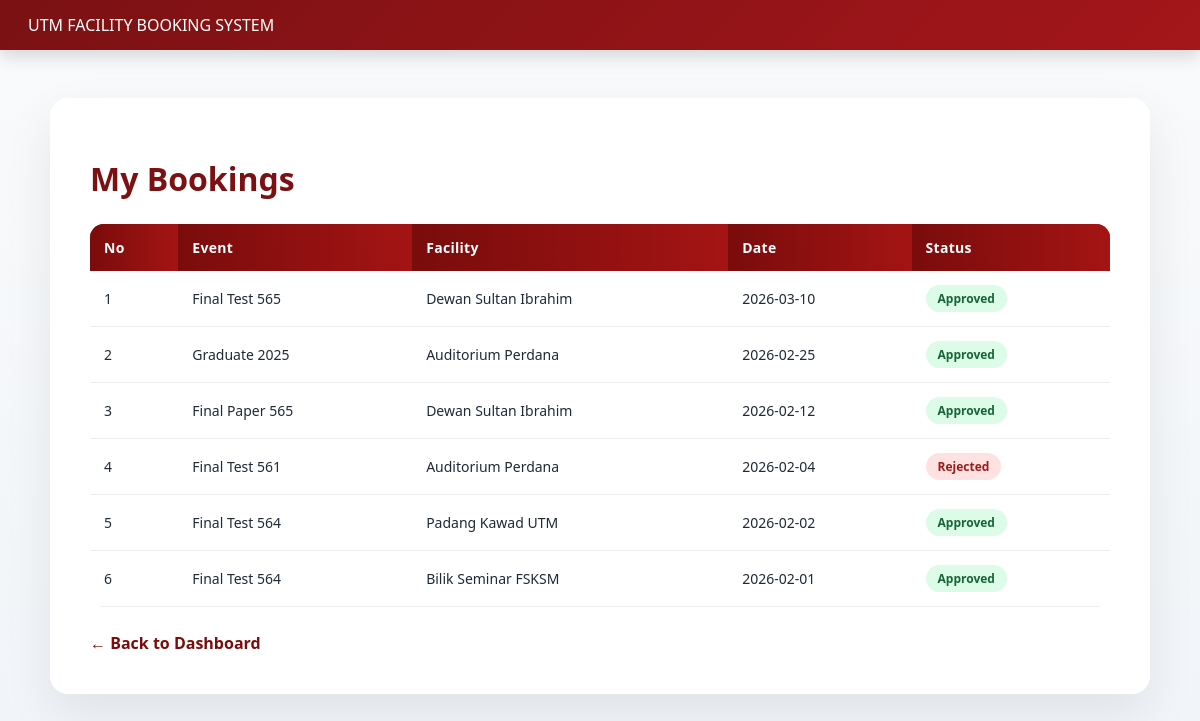
The app's page /my_bookings.php (signed in) with its own data.
### tables this page shows
CREATE TABLE `bookings` (
  `booking_id` int NOT NULL,
  `user_id` int DEFAULT NULL,
  `event_id` int DEFAULT NULL,
  `facility_id` int DEFAULT NULL,
  `booking_date` date DEFAULT NULL,
  `status` enum('Pending','Forwarded','Approved','Rejected') DEFAULT 'Pending',
  `department_id` int DEFAULT NULL
);

CREATE TABLE `events` (
  `event_id` int NOT NULL,
  `applicant_id` int DEFAULT NULL,
  `event_name` varchar(150) DEFAULT NULL,
  `event_type` varchar(100) DEFAULT NULL,
  `event_date` date DEFAULT NULL,
  `event_time` varchar(50) DEFAULT NULL,
  `target_audience` varchar(100) DEFAULT NULL,
  `expected_attendance` int DEFAULT NULL,
  `description` text,
  `status` enum('Pending','Forwarded','Approved','Rejected') NOT NULL DEFAULT 'Pending'
);

CREATE TABLE `facilities` (
  `facility_id` int NOT NULL,
  `facility_name` varchar(150) DEFAULT NULL,
  `location` varchar(100) DEFAULT NULL,
  `capacity` int DEFAULT NULL,
  `type` varchar(100) DEFAULT NULL,
  `department_id` int DEFAULT NULL
);

### my_bookings.php (the view, shortened to what this page needs)
<?php
include_once '../db.php';
$user_id = $_SESSION['user_id'];
$stmt = $conn->prepare("
  SELECT
    b.booking_date,
    b.status,
    e.event_name,
    f.facility_name
  FROM bookings b
  JOIN events e ON b.event_id = e.event_id
  JOIN facilities f ON b.facility_id = f.facility_id
  WHERE b.user_id = ?
  ORDER BY b.booking_date DESC
");
$stmt->bind_param("i", $user_id);
$stmt->execute();
$result = $stmt->get_result();
?>
<!DOCTYPE html>
<html lang="en">
<head>
<link rel="stylesheet" href="../css/style.css">
</head>
<body>
<header class="utm-header">
  UTM FACILITY BOOKING SYSTEM
</header>
<section class="table-container">
  <h2>My Bookings</h2>
  <table class="custom-table">
    <thead>
      <tr>
        <th>No</th>
        <th>Event</th>
        <th>Facility</th>
        <th>Date</th>
        <th>Status</th>
      </tr>
    </thead>
    <tbody>
    <?php
    $no = 1;
    if ($result->num_rows > 0) {
      while ($row = $result->fetch_assoc()) {
        $statusClass = strtolower($row['status']);
    ?>
      <tr>
        <td><?= $no++ ?></td>
        <td><?= htmlspecialchars($row['event_name']) ?></td>
        <td><?= htmlspecialchars($row['facility_name']) ?></td>
        <td><?= htmlspecialchars($row['booking_date']) ?></td>
        <td>
          <span class="status <?= $statusClass ?>">
            <?= htmlspecialchars($row['status']) ?>
          </span>
        </td>
      </tr>
    <?php
      }
    } else {
      echo "<tr><td colspan='5' style='text-align:center;color:#6b7280;'>No bookings found</td></tr>";
    }
    ?>
    </tbody>
  </table>
  <a href="dashboard.php" class="back-link">← Back to Dashboard</a>
</section>
</body>
</html>

### style.css (style rules this page uses)
:root { --primary-color: #7b1113; --primary-dark: #5c0d0f; --bg-color: #f6f6f6; --text-main: #1f2937; --text-secondary: #6b7280; }
* { box-sizing: border-box; font-family: 'Segoe UI', system-ui, sans-serif; }
body { margin: 0; background: linear-gradient(180deg, #f9fafb, #f1f5f9); color: var(--text-main); }
.main-header, .utm-header { background: linear-gradient(135deg, #7b1113, #a4161a); color: white; padding: 14px 28px; display: flex; justify-content: space-between; align-items: center; box-shadow: 0 6px 18px rgba(0,0,0,0.15); position: sticky; top: 0; z-index: 1000; }
.table-container { max-width: 1100px; margin: 3rem auto; padding: 2rem 2.5rem 2.5rem; background: white; border-radius: 18px; box-shadow: 0 20px 50px rgba(0,0,0,0.08); animation: fadeUp 0.6s ease; }
.table-container h2 { margin-bottom: 1.5rem; font-size: 2rem; font-weight: 800; color: var(--primary-color); }
.custom-table { width: 100%; border-collapse: collapse; overflow: hidden; border-radius: 12px; }
.custom-table thead { background: linear-gradient(135deg, #7b1113, #a4161a); color: white; }
.custom-table th { padding: 14px; text-align: left; font-size: 0.9rem; letter-spacing: .3px; }
.custom-table td { padding: 14px; border-bottom: 1px solid #f1f1f1; font-size: 0.95rem; }
.status { padding: 5px 12px; border-radius: 20px; font-size: 0.75rem; font-weight: 700; display: inline-block; }
.status.approved { background: #dcfce7; color: #166534; }
.status.rejected { background: #fee2e2; color: #991b1b; }
.back-link { display: inline-block; margin-top: 1.5rem; font-weight: 600; text-decoration: none; color: var(--primary-color); }
.back-link { display: inline-block; margin-top: 25px; color: #8b0000; font-weight: 600; text-decoration: none; }
.custom-table { width: 100%; border-collapse: collapse; overflow: hidden; border-radius: 14px; }
.custom-table th { background: linear-gradient(to right, #7a0c0c, #a41414); color: #fff; padding: 14px; text-align: left; font-size: 14px; }
.custom-table td { padding: 14px; font-size: 14px; border-bottom: 1px solid #eee; }
.back-link { display: inline-block; margin-top: 25px; color: #7a0c0c; font-weight: 600; text-decoration: none; }

### records on screen
bookings: event.event_name "Final Test 565", facility.facility_name "Dewan Sultan Ibrahim", booking_date "2026-03-10", status "Approved"
bookings: event.event_name "Graduate 2025", facility.facility_name "Auditorium Perdana", booking_date "2026-02-25", status "Approved"
bookings: event.event_name "Final Paper 565", facility.facility_name "Dewan Sultan Ibrahim", booking_date "2026-02-12", status "Approved"
bookings: event.event_name "Final Test 561", facility.facility_name "Auditorium Perdana", booking_date "2026-02-04", status "Rejected"
bookings: event.event_name "Final Test 564", facility.facility_name "Padang Kawad UTM", booking_date "2026-02-02", status "Approved"
bookings: event.event_name "Final Test 564", facility.facility_name "Bilik Seminar FSKSM", booking_date "2026-02-01", status "Approved"
